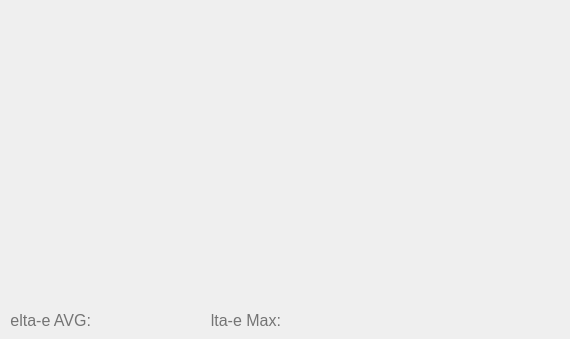
     <widget class="QWidget" name="DEe">
      <attribute name="title">
       <string>DE-e</string>
      </attribute>
      <widget class="QWidget" name="verticalLayoutWidget_3">
       <property name="geometry">
        <rect>
         <x>0</x>
         <y>0</y>
         <width>561</width>
         <height>311</height>
        </rect>
       </property>
       <layout class="QVBoxLayout" name="verticalLayout_prooftab"/>
      </widget>
      <widget class="QLabel" name="FileLabel_2">
       <property name="geometry">
        <rect>
         <x>10</x>
         <y>310</y>
         <width>81</width>
         <height>20</height>
        </rect>
       </property>
       <property name="font">
        <font>
         <pointsize>12</pointsize>
        </font>
       </property>
       <property name="styleSheet">
        <string notr="true">color: rgb(116, 116, 116);</string>
       </property>
       <property name="text">
        <string>Delta-e AVG:</string>
       </property>
       <property name="alignment">
        <set>Qt::AlignRight|Qt::AlignTrailing|Qt::AlignVCenter</set>
       </property>
      </widget>
      <widget class="QLabel" name="DeltaEValue">
       <property name="geometry">
        <rect>
         <x>100</x>
         <y>310</y>
         <width>91</width>
         <height>20</height>
        </rect>
       </property>
       <property name="font">
        <font>
         <pointsize>12</pointsize>
        </font>
       </property>
       <property name="styleSheet">
        <string notr="true">color: rgb(116, 116, 116);</string>
       </property>
       <property name="text">
        <string/>
       </property>
      </widget>
      <widget class="QLabel" name="FileLabel_3">
       <property name="geometry">
        <rect>
         <x>210</x>
         <y>310</y>
         <width>71</width>
         <height>20</height>
        </rect>
       </property>
       <property name="font">
        <font>
         <pointsize>12</pointsize>
        </font>
       </property>
       <property name="styleSheet">
        <string notr="true">color: rgb(116, 116, 116);</string>
       </property>
       <property name="text">
        <string>Delta-e Max:</string>
       </property>
       <property name="alignment">
        <set>Qt::AlignRight|Qt::AlignTrailing|Qt::AlignVCenter</set>
       </property>
      </widget>
      <widget class="QLabel" name="DeltaEValueMax">
       <property name="geometry">
        <rect>
         <x>290</x>
         <y>310</y>
         <width>91</width>
         <height>20</height>
        </rect>
       </property>
       <property name="font">
        <font>
         <pointsize>12</pointsize>
        </font>
       </property>
       <property name="styleSheet">
        <string notr="true">color: rgb(116, 116, 116);</string>
       </property>
       <property name="text">
        <string/>
       </property>
      </widget>
     </widget>
